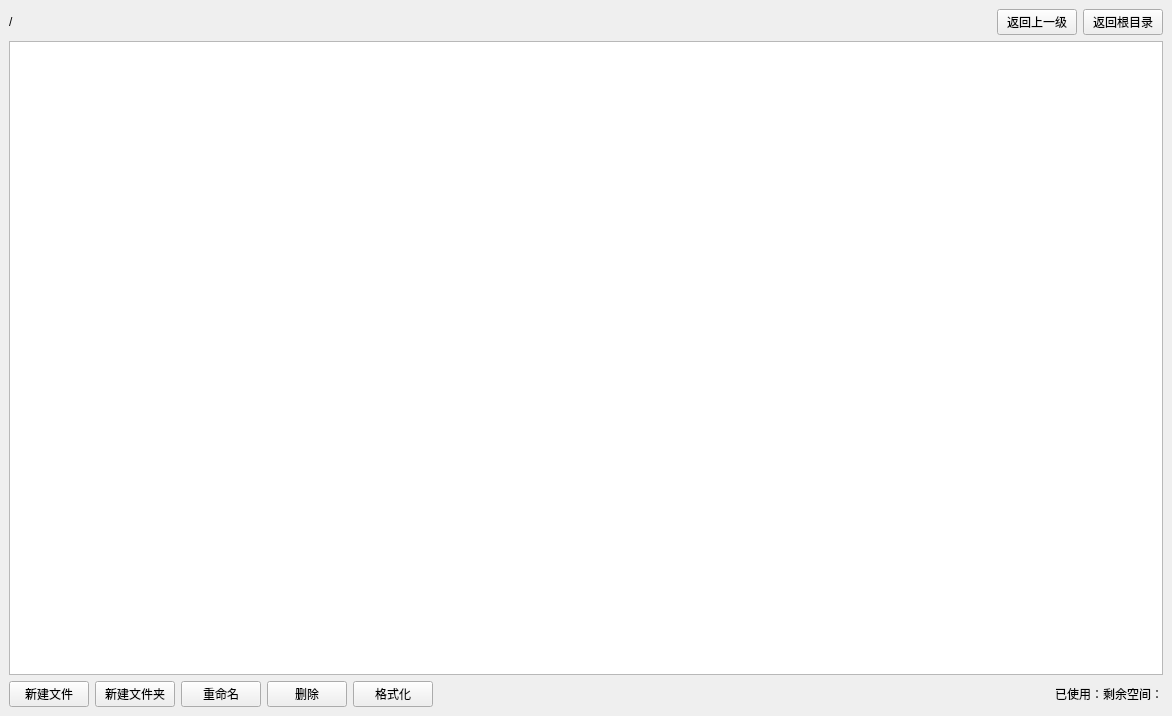
<?xml version="1.0" encoding="UTF-8"?>
<ui version="4.0">
 <class>MainWindow</class>
 <widget class="QMainWindow" name="MainWindow">
  <property name="geometry">
   <rect>
    <x>0</x>
    <y>0</y>
    <width>1172</width>
    <height>716</height>
   </rect>
  </property>
  <property name="windowTitle">
   <string>file system</string>
  </property>
  <widget class="QWidget" name="centralwidget">
   <layout class="QVBoxLayout" name="verticalLayout">
    <item>
     <layout class="QHBoxLayout" name="horizontalLayout_3">
      <item>
       <widget class="QLabel" name="path_label">
        <property name="text">
         <string>/</string>
        </property>
       </widget>
      </item>
      <item>
       <spacer name="horizontalSpacer_2">
        <property name="orientation">
         <enum>Qt::Orientation::Horizontal</enum>
        </property>
        <property name="sizeHint" stdset="0">
         <size>
          <width>40</width>
          <height>20</height>
         </size>
        </property>
       </spacer>
      </item>
      <item>
       <widget class="QPushButton" name="return_button">
        <property name="maximumSize">
         <size>
          <width>116</width>
          <height>45</height>
         </size>
        </property>
        <property name="text">
         <string>返回上一级</string>
        </property>
       </widget>
      </item>
      <item>
       <widget class="QPushButton" name="return_root_button">
        <property name="maximumSize">
         <size>
          <width>116</width>
          <height>45</height>
         </size>
        </property>
        <property name="text">
         <string>返回根目录</string>
        </property>
       </widget>
      </item>
     </layout>
    </item>
    <item>
     <layout class="QHBoxLayout" name="horizontalLayout_2" stretch="6">
      <item>
       <widget class="QListWidget" name="listWidget"/>
      </item>
     </layout>
    </item>
    <item>
     <layout class="QHBoxLayout" name="horizontalLayout">
      <item>
       <widget class="QPushButton" name="new_file_button">
        <property name="maximumSize">
         <size>
          <width>116</width>
          <height>45</height>
         </size>
        </property>
        <property name="text">
         <string>新建文件</string>
        </property>
       </widget>
      </item>
      <item>
       <widget class="QPushButton" name="new_dir_button">
        <property name="maximumSize">
         <size>
          <width>116</width>
          <height>45</height>
         </size>
        </property>
        <property name="text">
         <string>新建文件夹</string>
        </property>
       </widget>
      </item>
      <item>
       <widget class="QPushButton" name="rename_button">
        <property name="text">
         <string>重命名</string>
        </property>
       </widget>
      </item>
      <item>
       <widget class="QPushButton" name="delete_button">
        <property name="maximumSize">
         <size>
          <width>116</width>
          <height>45</height>
         </size>
        </property>
        <property name="text">
         <string>删除</string>
        </property>
       </widget>
      </item>
      <item>
       <widget class="QPushButton" name="format_button">
        <property name="text">
         <string>格式化</string>
        </property>
       </widget>
      </item>
      <item>
       <spacer name="horizontalSpacer">
        <property name="orientation">
         <enum>Qt::Orientation::Horizontal</enum>
        </property>
        <property name="sizeHint" stdset="0">
         <size>
          <width>40</width>
          <height>20</height>
         </size>
        </property>
       </spacer>
      </item>
      <item>
       <widget class="QLabel" name="size_label">
        <property name="text">
         <string>已使用：剩余空间：</string>
        </property>
       </widget>
      </item>
     </layout>
    </item>
   </layout>
  </widget>
  <action name="action">
   <property name="text">
    <string>新建文件</string>
   </property>
  </action>
  <action name="action_2">
   <property name="text">
    <string>新建文件夹</string>
   </property>
  </action>
  <action name="action_3">
   <property name="text">
    <string>删除</string>
   </property>
  </action>
 </widget>
 <resources/>
 <connections/>
</ui>
